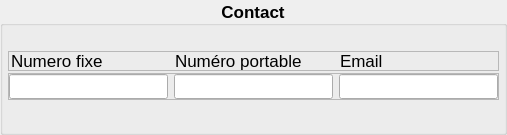
            <widget class="QGroupBox" name="_gb_contact">
             <property name="maximumSize">
              <size>
               <width>16777215</width>
               <height>135</height>
              </size>
             </property>
             <property name="font">
              <font>
               <pointsize>13</pointsize>
               <bold>true</bold>
              </font>
             </property>
             <property name="title">
              <string>Contact</string>
             </property>
             <property name="alignment">
              <set>Qt::AlignmentFlag::AlignCenter</set>
             </property>
             <layout class="QGridLayout" name="_g_contact">
              <property name="leftMargin">
               <number>5</number>
              </property>
              <property name="topMargin">
               <number>5</number>
              </property>
              <property name="rightMargin">
               <number>5</number>
              </property>
              <property name="bottomMargin">
               <number>5</number>
              </property>
              <property name="verticalSpacing">
               <number>2</number>
              </property>
              <item row="3" column="1">
               <widget class="QPushButton" name="_b_valid_contact">
                <property name="minimumSize">
                 <size>
                  <width>0</width>
                  <height>0</height>
                 </size>
                </property>
                <property name="maximumSize">
                 <size>
                  <width>25</width>
                  <height>25</height>
                 </size>
                </property>
                <property name="text">
                 <string/>
                </property>
                <property name="icon">
                 <iconset resource="resources.qrc">
                  <normaloff>:/icon/icons/ui_valid.png</normaloff>:/icon/icons/ui_valid.png</iconset>
                </property>
                <property name="iconSize">
                 <size>
                  <width>20</width>
                  <height>20</height>
                 </size>
                </property>
                <property name="flat">
                 <bool>true</bool>
                </property>
               </widget>
              </item>
              <item row="1" column="0" colspan="2">
               <widget class="QFrame" name="_f_contact_label">
                <property name="minimumSize">
                 <size>
                  <width>0</width>
                  <height>20</height>
                 </size>
                </property>
                <property name="maximumSize">
                 <size>
                  <width>16777215</width>
                  <height>20</height>
                 </size>
                </property>
                <property name="frameShape">
                 <enum>QFrame::Shape::StyledPanel</enum>
                </property>
                <property name="frameShadow">
                 <enum>QFrame::Shadow::Raised</enum>
                </property>
                <layout class="QHBoxLayout" name="_h_contact_label">
                 <property name="spacing">
                  <number>-1</number>
                 </property>
                 <property name="leftMargin">
                  <number>2</number>
                 </property>
                 <property name="topMargin">
                  <number>0</number>
                 </property>
                 <property name="rightMargin">
                  <number>0</number>
                 </property>
                 <property name="bottomMargin">
                  <number>0</number>
                 </property>
                 <item>
                  <widget class="QLabel" name="_l_num_fixe">
                   <property name="font">
                    <font>
                     <bold>false</bold>
                    </font>
                   </property>
                   <property name="text">
                    <string>Numero fixe</string>
                   </property>
                   <property name="alignment">
                    <set>Qt::AlignmentFlag::AlignLeading|Qt::AlignmentFlag::AlignLeft|Qt::AlignmentFlag::AlignVCenter</set>
                   </property>
                  </widget>
                 </item>
                 <item>
                  <widget class="QLabel" name="_l_num_portable">
                   <property name="font">
                    <font>
                     <bold>false</bold>
                    </font>
                   </property>
                   <property name="text">
                    <string>Numéro portable</string>
                   </property>
                   <property name="alignment">
                    <set>Qt::AlignmentFlag::AlignLeading|Qt::AlignmentFlag::AlignLeft|Qt::AlignmentFlag::AlignVCenter</set>
                   </property>
                  </widget>
                 </item>
                 <item>
                  <widget class="QLabel" name="_l_mail">
                   <property name="font">
                    <font>
                     <bold>false</bold>
                    </font>
                   </property>
                   <property name="text">
                    <string>Email</string>
                   </property>
                   <property name="alignment">
                    <set>Qt::AlignmentFlag::AlignLeading|Qt::AlignmentFlag::AlignLeft|Qt::AlignmentFlag::AlignVCenter</set>
                   </property>
                  </widget>
                 </item>
                </layout>
               </widget>
              </item>
              <item row="2" column="0" colspan="2">
               <widget class="QFrame" name="_f_contact_lineedit">
                <property name="frameShape">
                 <enum>QFrame::Shape::StyledPanel</enum>
                </property>
                <property name="frameShadow">
                 <enum>QFrame::Shadow::Raised</enum>
                </property>
                <layout class="QHBoxLayout" name="_h_contact_lineedit">
                 <property name="leftMargin">
                  <number>0</number>
                 </property>
                 <property name="topMargin">
                  <number>0</number>
                 </property>
                 <property name="rightMargin">
                  <number>0</number>
                 </property>
                 <property name="bottomMargin">
                  <number>0</number>
                 </property>
                 <item>
                  <widget class="QLineEdit" name="_le_num_fixe">
                   <property name="minimumSize">
                    <size>
                     <width>0</width>
                     <height>25</height>
                    </size>
                   </property>
                   <property name="clearButtonEnabled">
                    <bool>true</bool>
                   </property>
                  </widget>
                 </item>
                 <item>
                  <widget class="QLineEdit" name="_le_num_portable">
                   <property name="minimumSize">
                    <size>
                     <width>0</width>
                     <height>25</height>
                    </size>
                   </property>
                   <property name="clearButtonEnabled">
                    <bool>true</bool>
                   </property>
                  </widget>
                 </item>
                 <item>
                  <widget class="QLineEdit" name="_le_mail">
                   <property name="minimumSize">
                    <size>
                     <width>0</width>
                     <height>25</height>
                    </size>
                   </property>
                   <property name="clearButtonEnabled">
                    <bool>true</bool>
                   </property>
                  </widget>
                 </item>
                </layout>
               </widget>
              </item>
              <item row="3" column="0">
               <spacer name="_hs_valid_contact">
                <property name="orientation">
                 <enum>Qt::Orientation::Horizontal</enum>
                </property>
                <property name="sizeHint" stdset="0">
                 <size>
                  <width>40</width>
                  <height>20</height>
                 </size>
                </property>
               </spacer>
              </item>
              <item row="0" column="1">
               <spacer name="_vs_marge_contact">
                <property name="orientation">
                 <enum>Qt::Orientation::Vertical</enum>
                </property>
                <property name="sizeType">
                 <enum>QSizePolicy::Policy::Fixed</enum>
                </property>
                <property name="sizeHint" stdset="0">
                 <size>
                  <width>20</width>
                  <height>20</height>
                 </size>
                </property>
               </spacer>
              </item>
             </layout>
            </widget>
